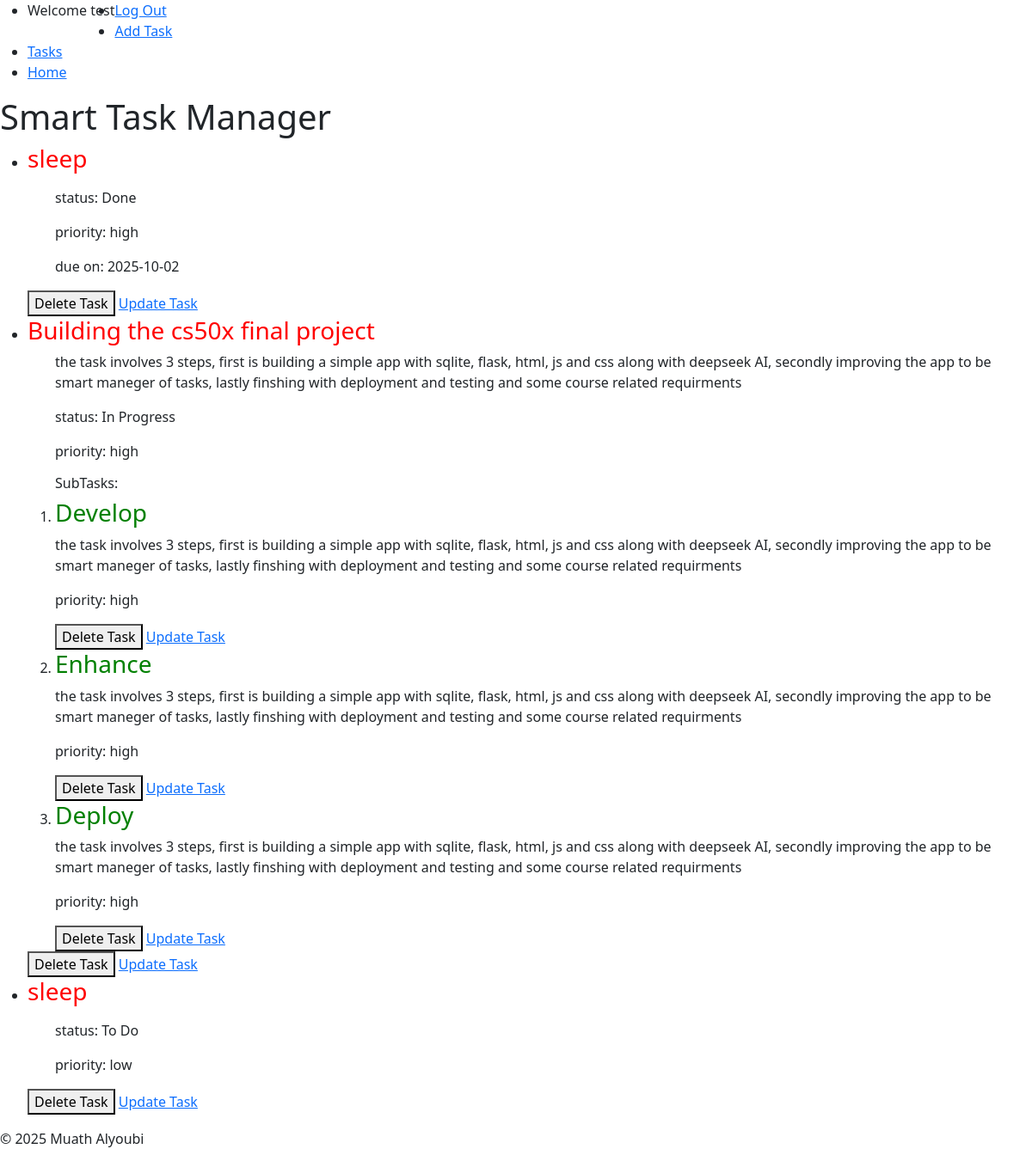
Page /tasks (signed in) on the committed database.
### tables this page shows
CREATE TABLE tasks(
                id INTEGER PRIMARY KEY AUTOINCREMENT NOT NULL,
                title TEXT NOT NULL,
                user_id INTEGER NOT NULL,
                description TEXT,
                status TEXT NOT NULL DEFAULT 'To Do',
                created_at TIMESTAMP DEFAULT CURRENT_TIMESTAMP, 
                priority TEXT NOT NULL, 
                due_date DATE, parent_id INTEGER DEFAULT NULL,  
                FOREIGN KEY (user_id) REFERENCES users(id) ON DELETE CASCADE
                );

### app.py (the view)
@app.route("/tasks")
@login_required
def tasks():
    tasks =  get_tasks_by_user(session["user_id"])
    subtasks = get_subtasks(session["user_id"])
    return render_template("tasks.html", tasks=tasks,  subtasks=subtasks)

### db.py (called while the page is built)
def get_db():
    if "db" not in g:
        g.db = sqlite3.connect(
            DATABASE,
            detect_types=sqlite3.PARSE_DECLTYPES,
            check_same_thread=False
        )
        g.db.row_factory = sqlite3.Row
    return g.db

def get_tasks_by_user(user_id):
    db = get_db()
    return db.execute(
        """SELECT * FROM tasks WHERE user_id = ? ORDER BY
        CASE WHEN due_date IS NULL THEN 1 ELSE 0 END,
        due_date ASC,
        CASE priority
            WHEN 'high' THEN 1
            WHEN 'medium' THEN 2
            WHEN 'low' THEN 3
        END ASC;
        """,(user_id,)).fetchall()

def get_subtasks(user_id):
    db = get_db()
    return db.execute(
        "SELECT * FROM tasks WHERE user_id = ? AND parent_id IS NOT NULL ORDER BY parent_id",
        (user_id,)).fetchall()

### helpers.py (called while the page is built)
def login_required(f):
    @wraps(f)
    def decorated_function(*args, **kwargs):
        if session.get("user_id") is None:
            return redirect(url_for('login', next=request.url))
        return f(*args, **kwargs)
    return decorated_function

### templates/tasks.html (shortened to what this page needs)
{% extends "layout.html" %}
{% block body %}
    <header>
        <h1>Smart Task Manager</h1>
    </header>
    <main>
        <section id="tasks">
            <ul>
                {% for task in tasks %}
                    {% if task.parent_id is none %}
                        <li>
                            <h3 style="color: red;">{{ task.title }}</h3>
                            <ul>
                                <p>{{ task.description }}</p>
                                <p>status: {{ task.status }}</p>
                                <p>priority: {{ task.priority }}</p>
                                {% if task.due_date is not none %}
                                    <p>due on: {{ task.due_date }}</p>
                                {% endif %}
                            </ul>
                                {% set ns = namespace(printed=false) %}
                                <ol>
                                {% for sub in subtasks %}
                                    {% if sub.parent_id == task.id %}
                                        {% if not ns.printed %}
                                            <h6>SubTasks:</h6>
                                            {% set ns.printed = true %}
                                        {% endif %}
                                    <li>
                                        <h3 style="color: green;">{{ sub.title }}</h3>
                                        <p>{{ task.description }}</p>
                                        <p>priority: {{ task.priority }}</p>
                                        <button onclick="deleteTask('{{ task.id }}')" id="delete-task">Delete Task</button>
                                        <a href="{{ url_for('editTask', id=sub.id) }}" id="update-task">Update Task</a>
                                    </li>
                                    {% endif %}
                            {% endfor %}
                            </ol>
                            <button onclick="deleteTask('{{ task.id }}')" id="delete-task">Delete Task</button>
                            <a href="{{ url_for('editTask', id=task.id) }}" id="update-task">Update Task</a>
                        </li>
                    {% endif %}
                {% endfor %}
            </ul>
        </section>
    </main>
{% endblock %}

### rows in the picture
tasks: title "sleep", status "Done", priority "high", due_date "2025-10-02"
tasks: title "Building the cs50x final project", description "the task involves 3 steps, first is building a simple app with sqlite, flask, html, js and css along with deepseek AI, secondly improving the app to be smart maneger of tasks, lastly finshing with deployment and testing and some course related requirments", status "In Progress", priority "high"
tasks: shows "SubTasks:", title "Develop"
tasks: title "Enhance"
tasks: title "Deploy"
tasks: title "sleep", status "To Do", priority "low"

### other values in the picture
{{ session["username"] }} "test"
